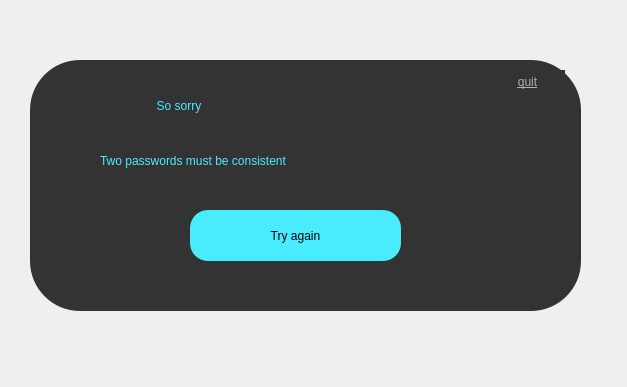
<?xml version="1.0" encoding="UTF-8"?>
<ui version="4.0">
 <class>password_not_match</class>
 <widget class="QDialog" name="password_not_match">
  <property name="geometry">
   <rect>
    <x>0</x>
    <y>0</y>
    <width>627</width>
    <height>387</height>
   </rect>
  </property>
  <property name="windowTitle">
   <string>Dialog</string>
  </property>
  <widget class="QFrame" name="frame">
   <property name="geometry">
    <rect>
     <x>30</x>
     <y>60</y>
     <width>551</width>
     <height>251</height>
    </rect>
   </property>
   <property name="styleSheet">
    <string notr="true">*{
	background:#333;
	border-radius:50px
}</string>
   </property>
   <property name="frameShape">
    <enum>QFrame::StyledPanel</enum>
   </property>
   <property name="frameShadow">
    <enum>QFrame::Raised</enum>
   </property>
   <widget class="QLabel" name="label">
    <property name="geometry">
     <rect>
      <x>110</x>
      <y>10</y>
      <width>291</width>
      <height>71</height>
     </rect>
    </property>
    <property name="styleSheet">
     <string notr="true">*{
	color:#49ebff;
	font: 28pt &quot;AR JULIAN&quot;;
}</string>
    </property>
    <property name="text">
     <string>     So sorry</string>
    </property>
   </widget>
   <widget class="QLabel" name="label_2">
    <property name="geometry">
     <rect>
      <x>70</x>
      <y>80</y>
      <width>451</width>
      <height>41</height>
     </rect>
    </property>
    <property name="styleSheet">
     <string notr="true">*{
	color:#49ebff;
	font: 20pt &quot;AR JULIAN&quot;;
}</string>
    </property>
    <property name="text">
     <string>Two passwords must be consistent</string>
    </property>
   </widget>
   <widget class="QPushButton" name="try_agin_button">
    <property name="geometry">
     <rect>
      <x>160</x>
      <y>150</y>
      <width>211</width>
      <height>51</height>
     </rect>
    </property>
    <property name="styleSheet">
     <string notr="true">*{
	background:#49ebff;
	font: 20pt &quot;AR JULIAN&quot;;
	border-radius:18;
}

*:hover
{
	background:red;
}</string>
    </property>
    <property name="text">
     <string>Try again</string>
    </property>
   </widget>
   <widget class="QPushButton" name="close_button">
    <property name="geometry">
     <rect>
      <x>460</x>
      <y>10</y>
      <width>75</width>
      <height>23</height>
     </rect>
    </property>
    <property name="styleSheet">
     <string notr="true">*{
	
	font: 15pt &quot;黑体&quot;;
	
	color: rgb(175, 175, 175);
	text-decoration: underline;
	background:#333;
}

QPushButton:hover{
	background:#49ebff;
	border-radius:18px;
}</string>
    </property>
    <property name="text">
     <string>quit</string>
    </property>
   </widget>
  </widget>
 </widget>
 <resources/>
 <connections/>
</ui>
